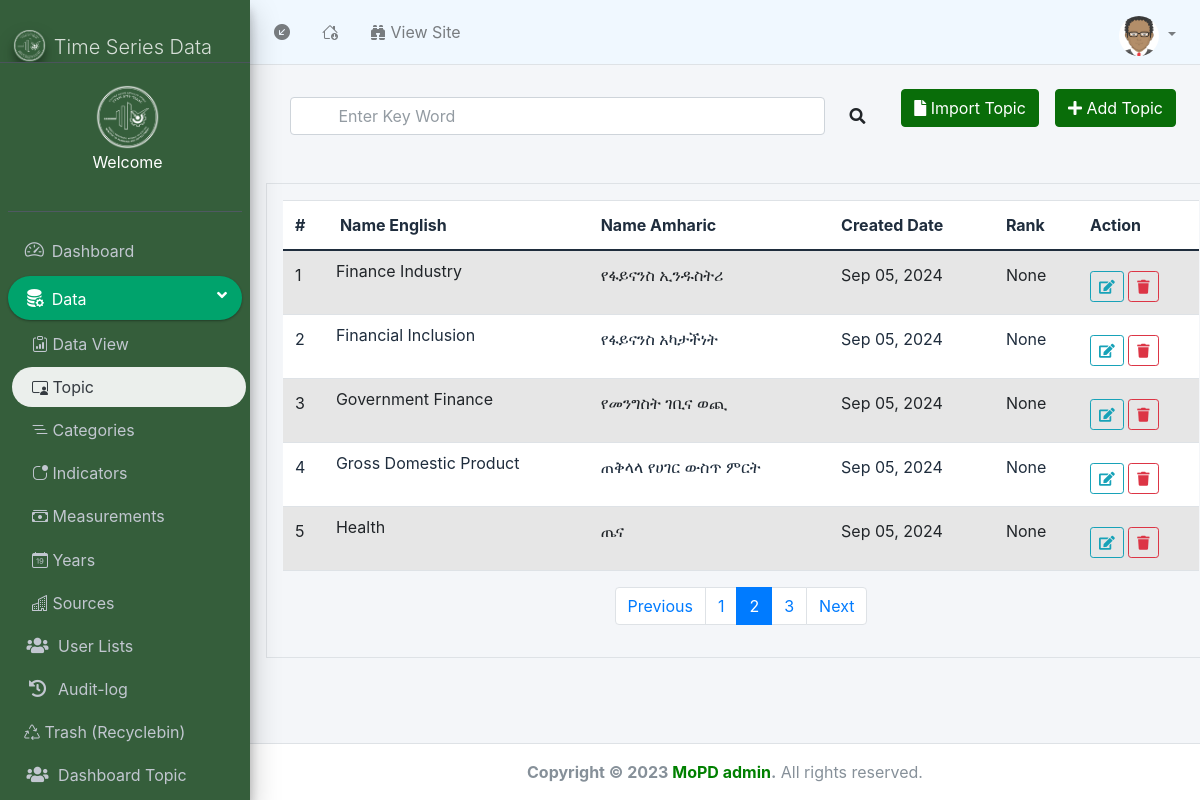
Before: /user-admin/topic/?page=2 with the older database file.
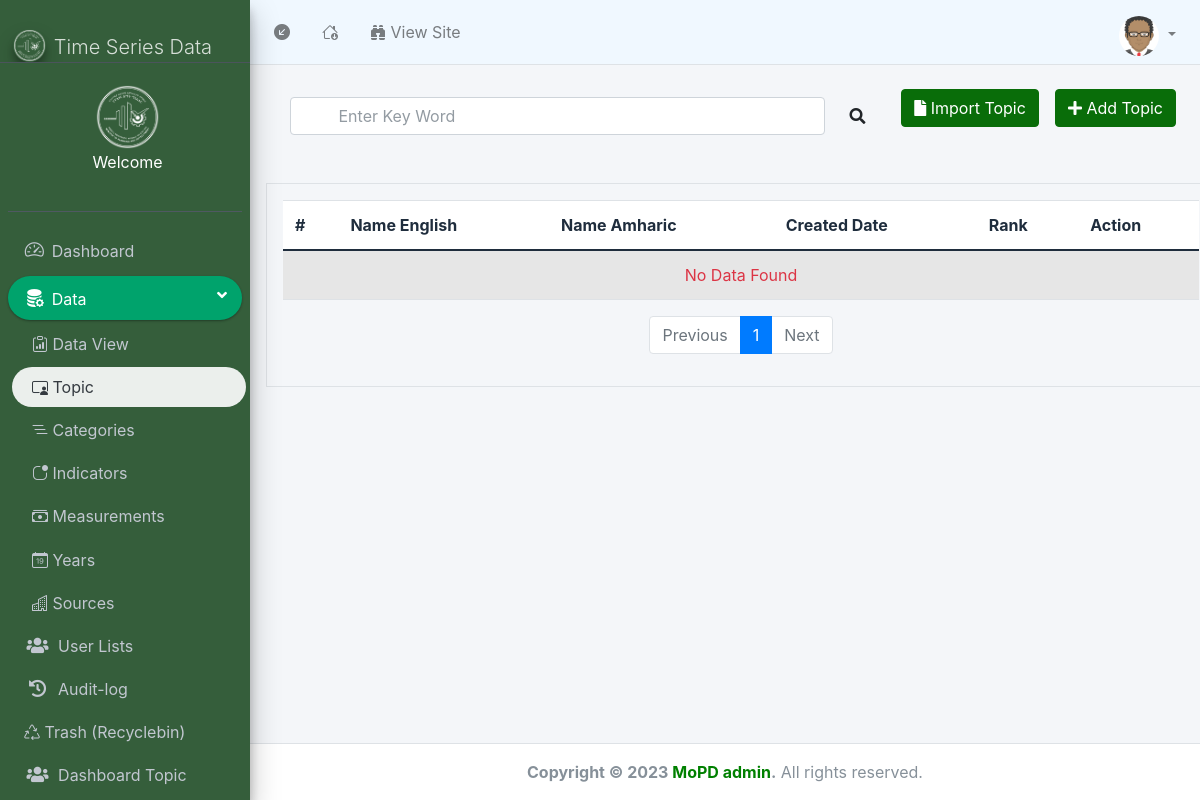
After: the same page with the newer database file.
### Base/models.py (models this page shows, shortened)
class Topic(models.Model):
    title_ENG = models.CharField(max_length=300, unique = True)
    title_AMH = models.CharField(max_length=300, null = True)
    is_dashboard = models.BooleanField(default = False)
    rank = models.IntegerField(null=True, blank=True)
    icon = IconField()
    updated =  models.DateTimeField(auto_now=True)
    created = models.DateTimeField(auto_now_add=True)
    is_deleted = models.BooleanField(default=False)
    class Meta:
        ordering = ['rank'] #Oldest First

### UserAdmin/views.py (the view, shortened to what this page needs)
# urls.py: path('topic/', topic, name='topic'),
def topic(request):
    form = TopicForm(request.POST or None, request.FILES or None)
    topics = Topic.objects.all()
    count = 5
    if 'q' in request.GET:
        q = request.GET['q']
        topics = Topic.objects.filter( Q(title_ENG__contains=q) | Q(title_AMH__contains=q) | Q(created__contains=q))
    paginator = Paginator(topics, 5)
    page_number = request.GET.get('page')
    try:
        page = paginator.get_page(page_number)
        try: count = (5 * (int(page_number) if page_number  else 1) ) - 5
        except: count = (5 * (int(1) if page_number  else 1) ) - 5
    except PageNotAnInteger:
        page = paginator.page(1)
        count = (5 * (int(1) if page_number  else 1) ) - 5
    except EmptyPage:
        page = paginator.page(paginator.num_pages)
        count = (5 * (int(paginator.num_pages) if page_number  else 1) ) - 5
    context = {
        'topics' : page,
        'count' : count,
        'form' : form,
    }
    return render(request, 'user-admin/topic.html', context)

### UserAdmin/forms.py
class TopicForm(forms.ModelForm):
    class Meta:
        model = Topic
        fields = ['title_ENG', 'title_AMH', 'icon', 'is_dashboard']
        widgets = {
            'title_ENG': forms.TextInput(attrs={'class': 'form-control'}),
            'title_AMH': forms.TextInput(attrs={'class': 'form-control'}),
            'is_dashboard': forms.CheckboxInput(attrs={'class': 'form-check-input ml-3'}),
        }

### templates/user-admin/topic.html (shortened to what the changed rows need)
{% load static %}
{% load fontawesome_5 %}
<!DOCTYPE html>
<html lang="en">
  <head>
    {% include 'user-admin/include/head.html' %}
    {% fontawesome_5_static %}
  </head>
  <body class="hold-transition sidebar-mini layout-fixed">
    {% include 'user-admin/include/navbar.html'%}
    <div>{% include 'user-admin/include/sidebar.html' %}</div>
    <div class="content-wrapper">
            <div class="table-responsive m-3 border p-3">
                <table class="table table-striped p-3 table-hover gap-5 bg-white">
                    <thead  >
                        <tr>
                            <th>#</th>
                            <th>Name English</th>
                            <th>Name Amharic</th>
                            <th>Created Date</th>
                            <th>Rank</th>
                            <th>Action</th>
                        </tr>
                    </thead>
                    <tbody class="p-5">
                      {% if topics %}
                        {% for topic in topics %}
                        <tr >
                            <td>{{forloop.counter}}</td>
                            <td class="p-2">{{topic.title_ENG}}</td>
                            <td>{{topic.title_AMH}}</td>
                            <td>{{topic.created|date:"M d, Y" }}</td>
                            <td>{{topic.rank}}</td>
                            <td>
                            <button
                              class="btn btn-outline-info mt-2 btn-sm btn-update"
                              data-bs-toggle="modal"
                              data-bs-target="#UpdateTopicModal"
                              data-bs-whatever="@mdo"
                              data-id = {{topic.id}}
                              data-title_ENG = {{topic.title_ENG}}
                              data-title_AMH = {{topic.title_AMH}}
                              data-is_dashboard = {{topic.is_dashboard}}
                              data-icon = {{topic.icon}}
                              data-rank = {{topic.rank}}
                              >
                              <i class="fa fa-edit"></i>
                            </button>
                            <button
                              class="btn btn-outline-danger mt-2 btn-sm btn-delete"
                              data-bs-toggle="modal"
                              data-bs-target="#deleteTopicModal"
                              data-bs-whatever="@mdo"
                              data-id = {{topic.id}}
                              data-name = {{topic.title_ENG}}
                              >
                              <i class="fa fa-trash"></i>
                            </button>
                            </td>
                        </tr>
                      {% endfor %}
                      {% else %}
                      <tr>
                        <td class="text-center text-danger" colspan="9">No Data Found</td>
                      </tr>
                      {% endif %}
                    </tbody>
                  </table>
         <nav aria-label="Page navigation example">
            <ul class="pagination pagination-circle pagination-outline justify-content-center" >
            {% if topics.has_previous %}
              <li class="page-item">
              <a class="page-link" href="?page={{ topics.previous_page_number }}">Previous</a>
              </li>
            {% else %}
              <li class="page-item disabled">
              <a class="page-link" href="#" tabindex="-1" aria-disabled="True">Previous</a>
              </li>
            {% endif %}
            {% for i in topics.paginator.page_range %}
              {% if topics.number == i %}
                <li class="page-item active" aria-current="page">
                <span class="page-link">
                {{ i }}
                </span>
              </li>
              {% elif i > topics.number|add:'-5' and i < topics.number|add:'5' %}
                 <li class="page-item"><a class="page-link" href="?page={{ i }}">{{ i }}</a></li>
              {% endif %}
            {% endfor %}
            {% if topics.has_next %}
              <li class="page-item">
              <a class="page-link" href="?page={{ topics.next_page_number }}">Next</a>
              </li>
            {% else %}
              <li class="page-item disabled">
              <a class="page-link" href="#" tabindex="-1" aria-disabled="True">Next</a>
              </li>
            {% endif %}
            </ul>
          </nav>
            </div>
    </div>
    {% include 'user-admin/include/footer_js.html'%}
  </body>
</html>

Changed rows visible on the page:
removed Topic: title_ENG "Finance Industry", title_AMH "የፋይናንስ ኢንዱስትሪ", created "Sep 05, 2024", rank "None"
removed Topic: title_ENG "Financial Inclusion", title_AMH "የፋይናንስ አካታችነት", created "Sep 05, 2024", rank "None"
removed Topic: title_ENG "Government Finance", title_AMH "የመንግስት ገቢና ወጪ", created "Sep 05, 2024", rank "None"
removed Topic: title_ENG "Gross Domestic Product", title_AMH "ጠቅላላ የሀገር ውስጥ ምርት", created "Sep 05, 2024", rank "None"
removed Topic: title_ENG "Health", title_AMH "ጤና", created "Sep 05, 2024", rank "None"
Other visible differences:
text now shown: "No Data Found"
list line gone: "1"
new list line: "1"
list line gone: "2"
list line gone: "3"
